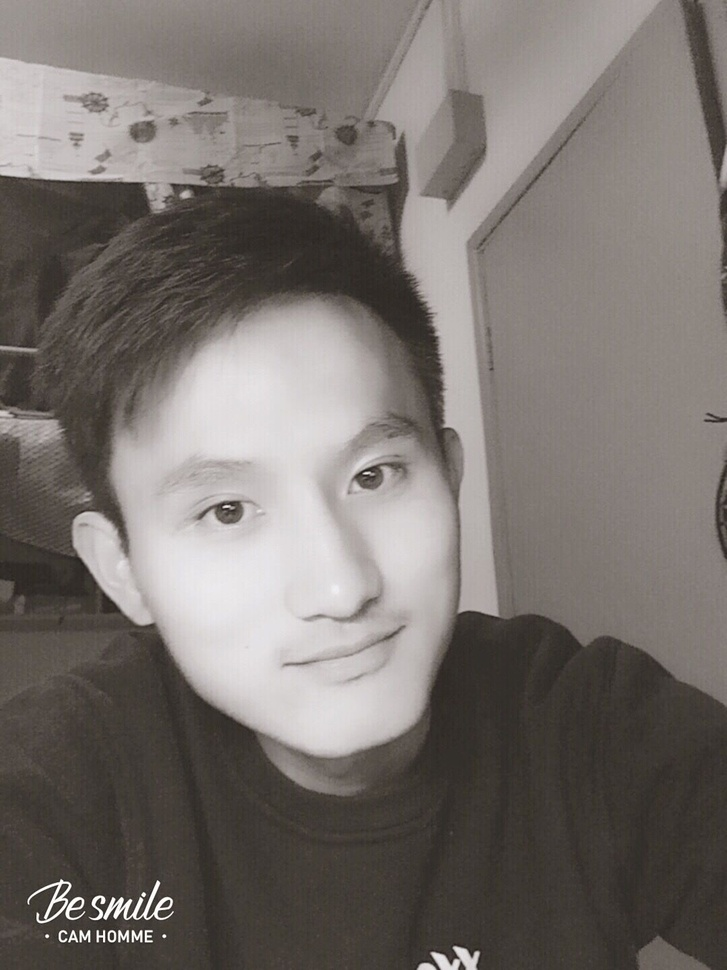
#> input picture src/homework/me.jpg, 727 x 970 px, shrunk from 1080 x 1440 before the run
$ python Test05.py   (older library calls are emulated)
#> lines starting #> are read from the running program, lines starting #| are printed output that depends on the picture; after the words box and inside, x2 and y2 are one past the last pixel; in counts of white or black regions, pixels touching at a corner belong together
import cv2
import  numpy as np
def cutImage(sourceDir):
        # 读取图片
#> called with sourceDir = 'me.jpg'
        img = cv2.imread(sourceDir)
#> img is the input picture: shape (970, 727, 3); mean B, G, R 108.9, 113, 119.2
        # 灰度化
        gray = cv2.cvtColor(img, cv2.COLOR_BGR2GRAY)
        # 高斯模糊处理:去噪(效果最好)
        blur = cv2.GaussianBlur(gray, (9, 9), 0)
        # Sobel计算XY方向梯度
        gradX = cv2.Sobel(gray, ddepth=cv2.CV_32F, dx=1, dy=0)
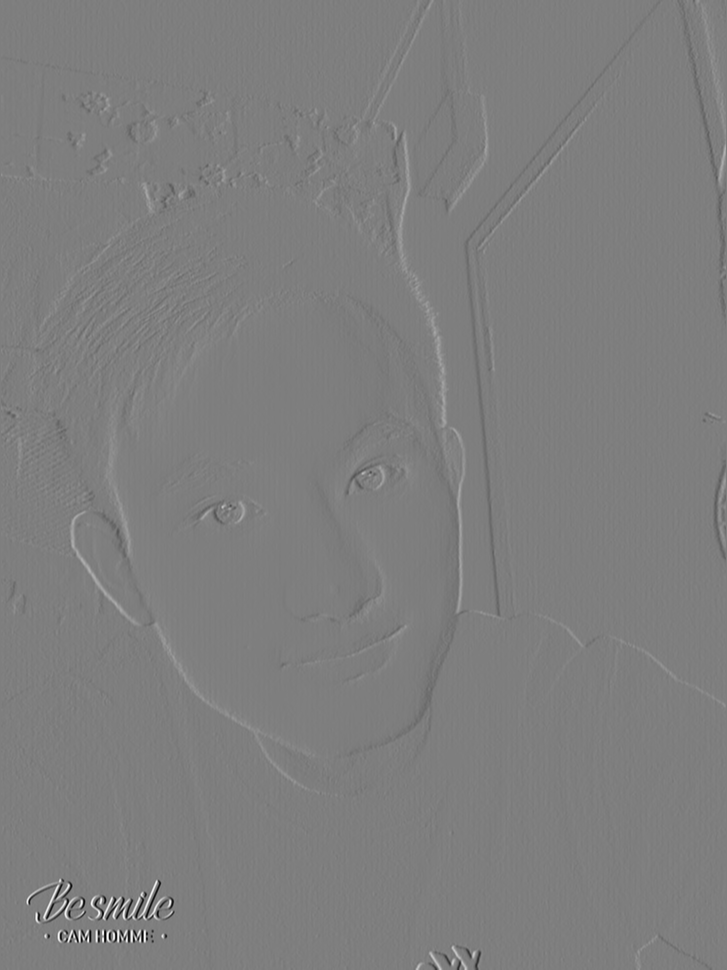
#> gradX: shape (970, 727) float32; min -892, max 904, mean 0; drawn with min black and max white
        gradY = cv2.Sobel(gray, ddepth=cv2.CV_32F, dx=0, dy=1)
        # 计算梯度差
        gradient = cv2.subtract(gradX, gradY)
        # 绝对值
        gradient = cv2.convertScaleAbs(gradient)
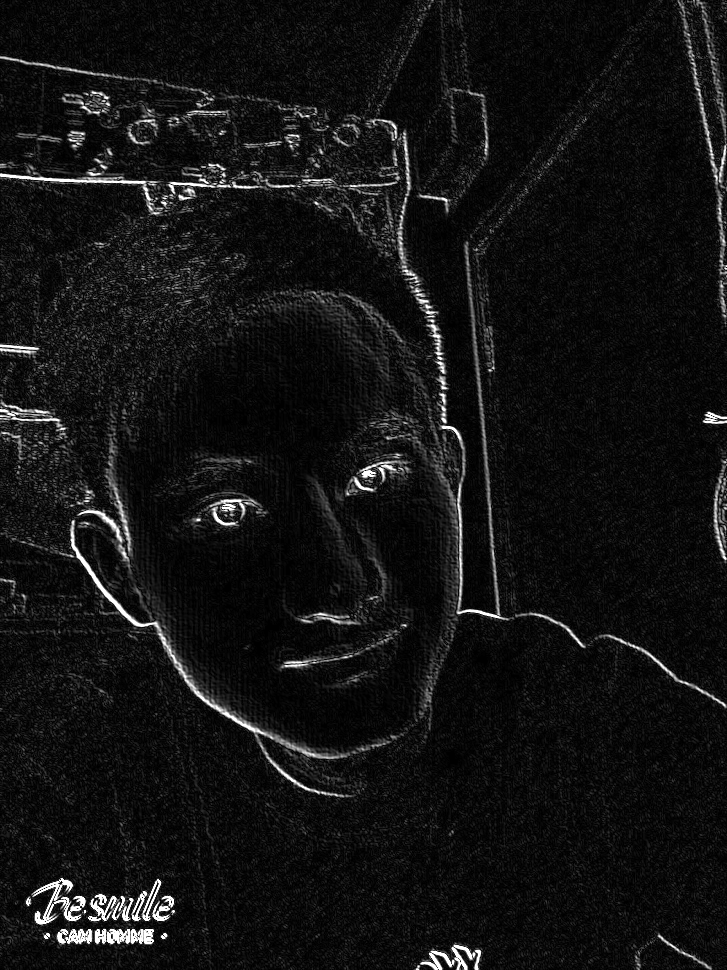
#> gradient: shape (970, 727); min 0, max 255, mean 19.1
        # 高斯模糊处理:去噪(效果最好)
        blured = cv2.GaussianBlur(gradient, (9, 9), 0)
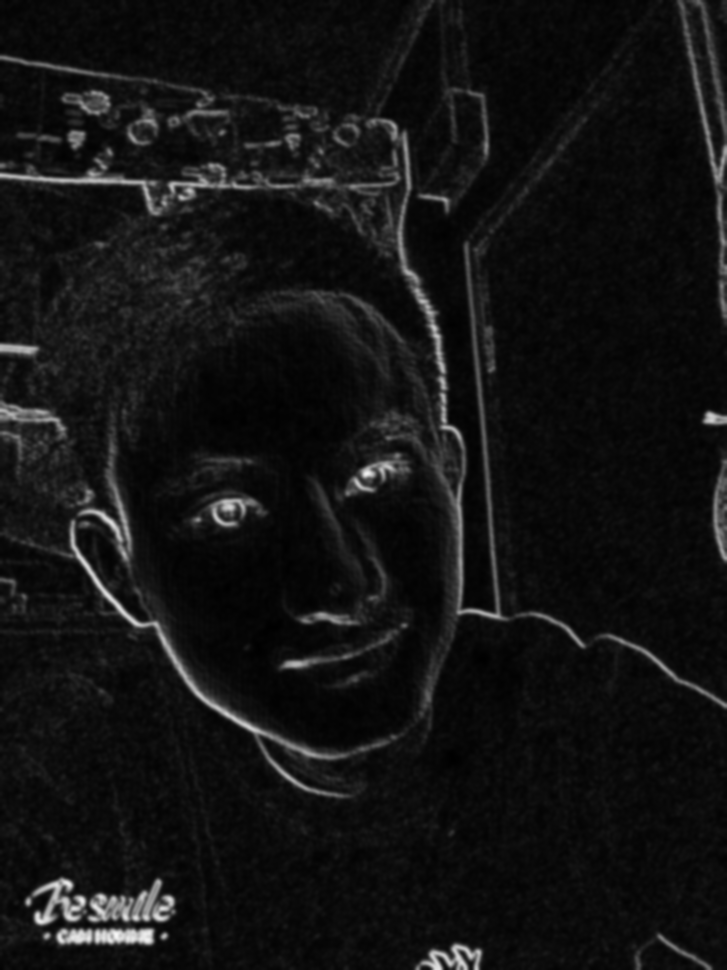
#> blured: shape (970, 727); min 0, max 247, mean 19.1
        # 二值化
        _ , dst = cv2.threshold(blured, 90, 255, cv2.THRESH_BINARY)
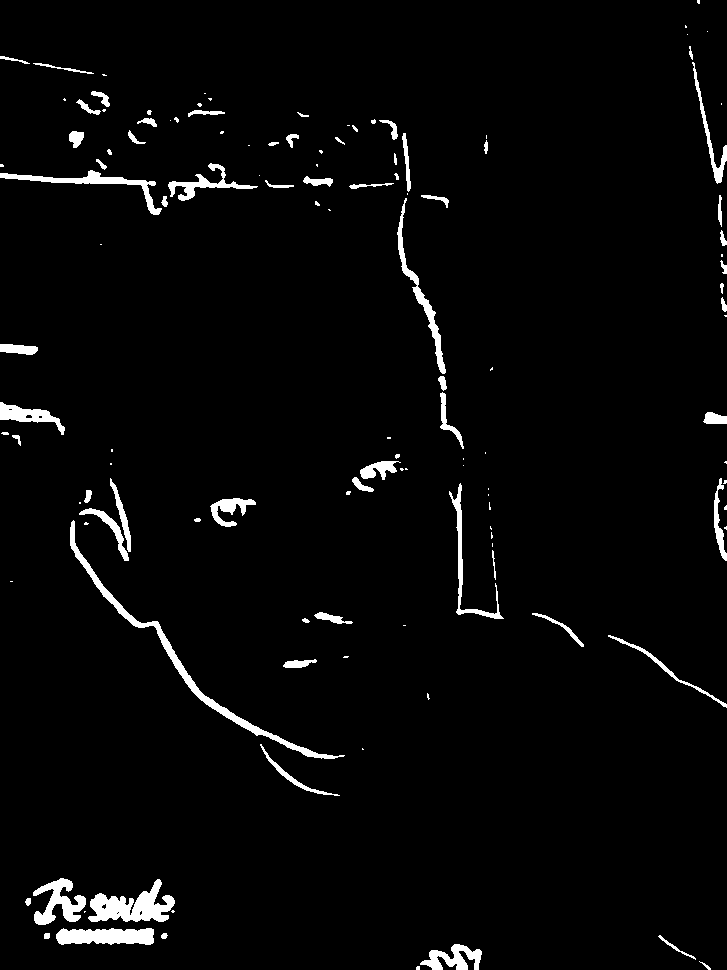
#> dst: shape (970, 727); 3% white; 128 white regions (60 under 20 px), largest, box (x1, y1, x2, y2) and area: (70, 520, 345, 759) 2370, (88, 879, 175, 922) 1905, (56, 928, 154, 945) 1381
        # 滑动窗口
        kernel = cv2.getStructuringElement(cv2.MORPH_ELLIPSE, (107, 76))
        # 形态学处理:形态闭处理(腐蚀)
        closed = cv2.morphologyEx(dst, cv2.MORPH_CLOSE, kernel)
#> closed: shape (970, 727); 13.7% white; 10 white regions (3 under 20 px), largest, box (x1, y1, x2, y2) and area: (0, 57, 727, 708) 53533, (0, 345, 404, 796) 22733, (0, 879, 175, 970) 10743
        # 腐蚀与膨胀迭代
        closed = cv2.erode(closed, None, iterations=4)
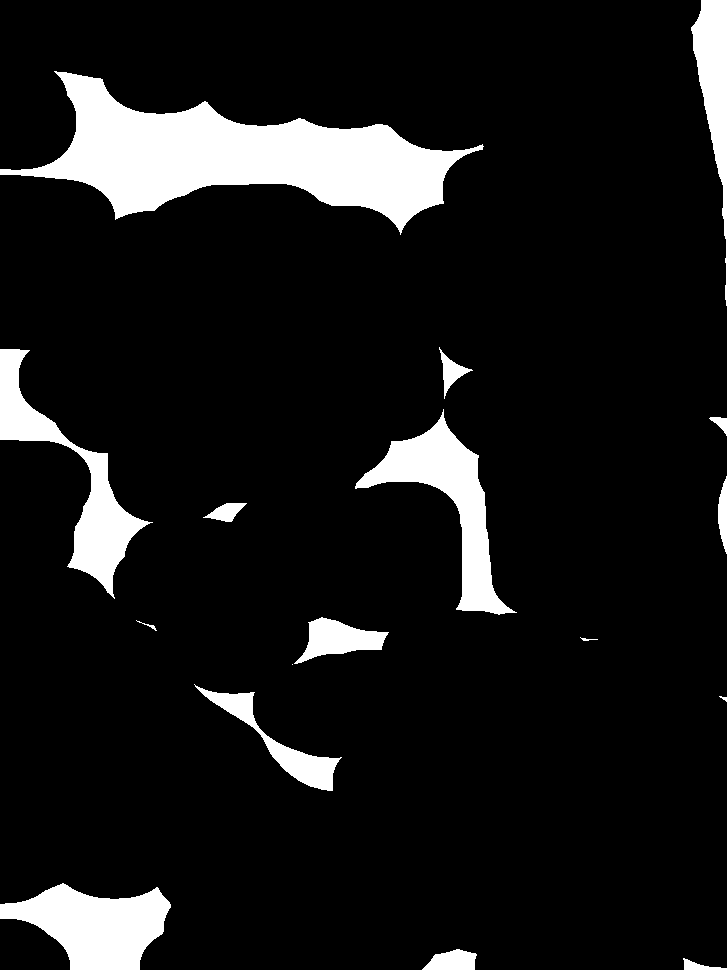
#> closed: shape (970, 727); 9.9% white; 17 white regions (1 under 20 px), largest, box (x1, y1, x2, y2) and area: (0, 71, 484, 235) 31617, (0, 883, 171, 970) 8904, (355, 409, 517, 615) 8861
        closed = cv2.dilate(closed, None, iterations=4)
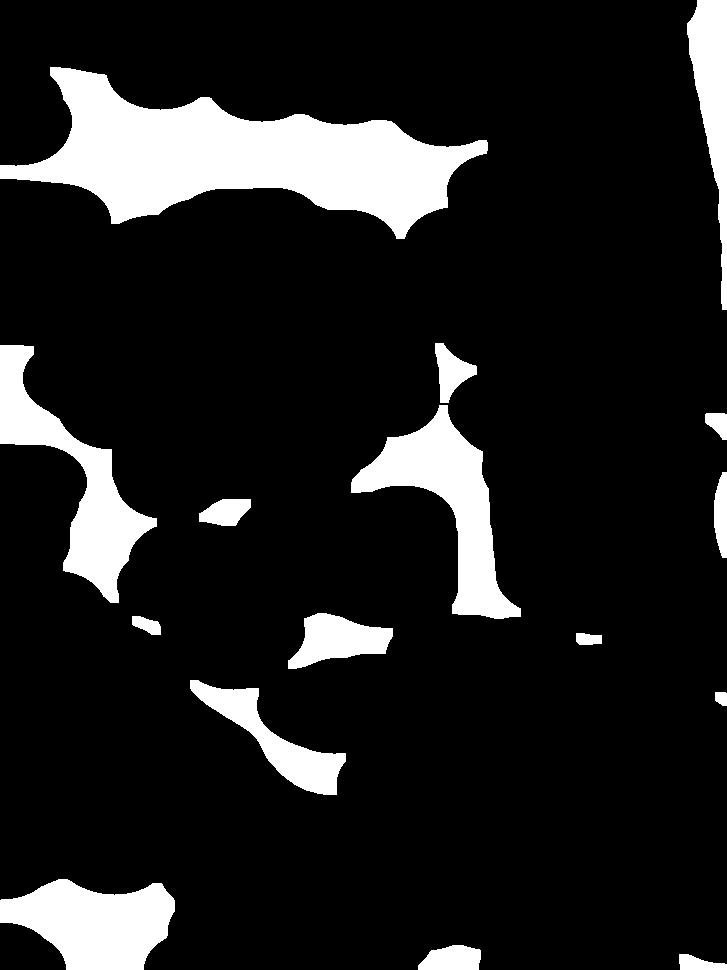
#> closed: shape (970, 727); 13.1% white; 16 white regions
        # 获取轮廓
        cnts, _ = cv2.findContours(closed.copy(), cv2.RETR_LIST, cv2.CHAIN_APPROX_SIMPLE)
#> cnts = 16 contours; largest, box (x1, y1, x2, y2) and area: (0, 67, 488, 239) 36975, (351, 405, 521, 619) 11670, (0, 345, 157, 603) 11152, (0, 879, 175, 970) 10510, (687, 0, 727, 310) 5632
        c = sorted(cnts, key=cv2.contourArea, reverse=True)[0]
#> c = contour of 470 points, box (x1, y1, x2, y2) (0, 67, 488, 239), area 36975
        rect = cv2.minAreaRect(c)
#> rect = ((241.4, 170.3), (146.3, 478.1), -80.66)
        box = np.int0(cv2.boxPoints(rect))
#> box = [[465, 281], [-6, 203], [17, 59], [489, 136]]
        draw_img = cv2.drawContours(img.copy(), [box], -1, (0, 0, 255), 3)
        cv2.namedWindow("Box", cv2.WINDOW_NORMAL)
        cv2.imshow("Box", draw_img)
        cv2.waitKey(0)


sourceDir = "me.jpg"
cutImage(sourceDir)

$ run again, with src/homework/qi.jpg copied over src/homework/me.jpg
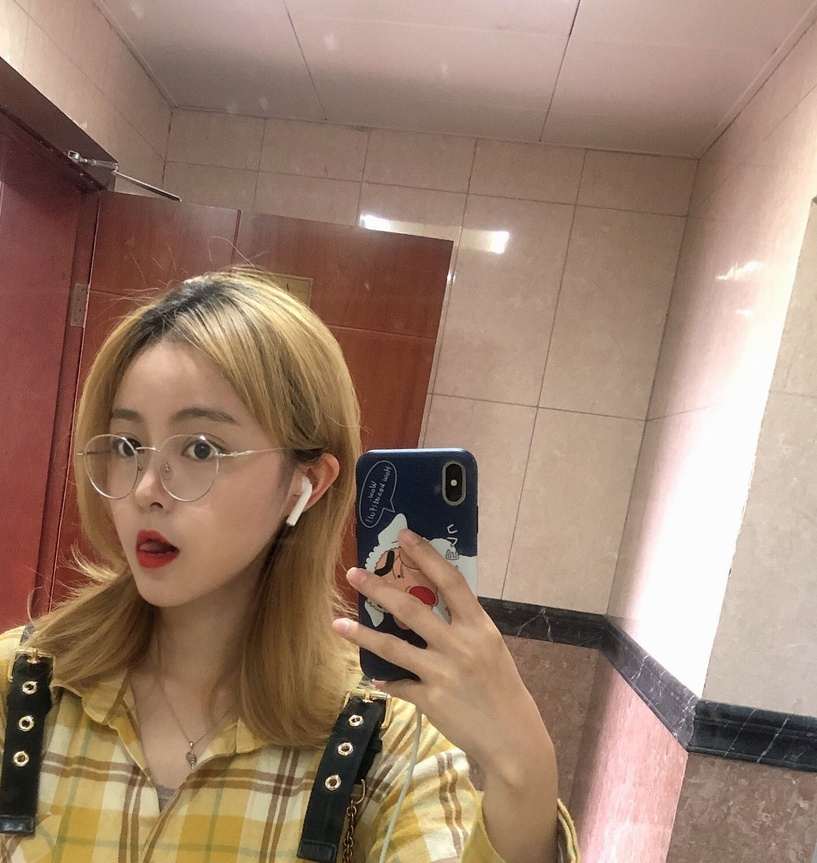
#> input picture src/homework/qi.jpg, 817 x 863 px, shrunk from 1415 x 1495 before the run
#> in cutImage, img is the input picture: shape (863, 817, 3); mean B, G, R 110, 128.4, 156.4
#> in cutImage, `_ , dst = cv2.threshold(blured, 90, 255, cv2.THRESH_BINARY)`:
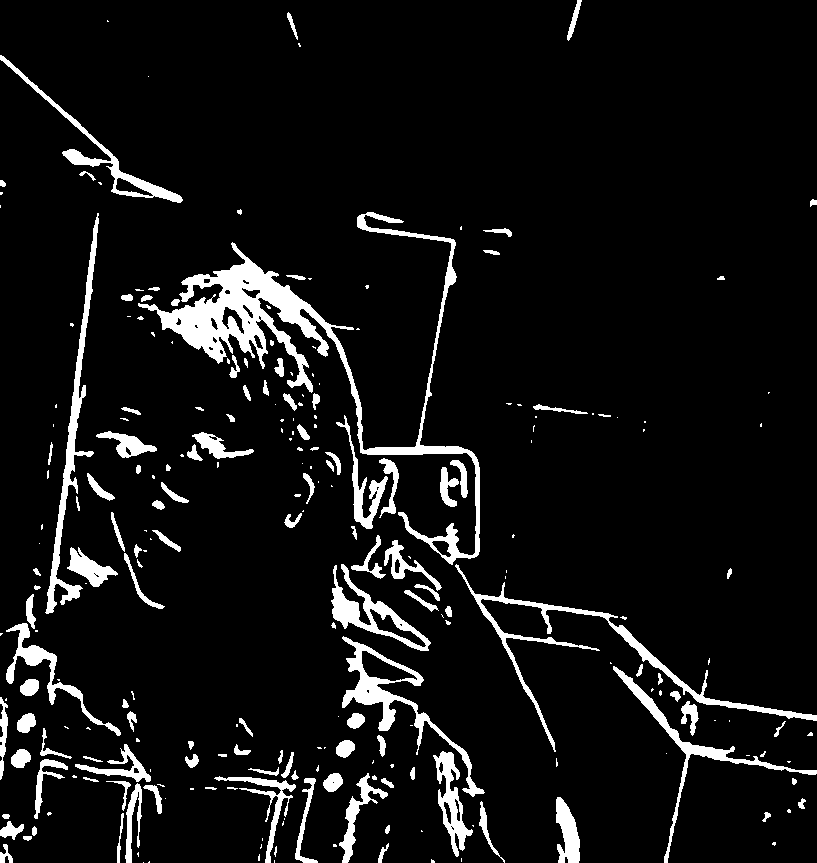
#> dst: shape (863, 817); 7.5% white; 247 white regions (121 under 20 px), largest, box (x1, y1, x2, y2) and area: (138, 212, 480, 565) 12824, (455, 564, 817, 752) 3522, (45, 213, 99, 614) 3039
#> in cutImage, `closed = cv2.dilate(closed, None, iterations=4)`:
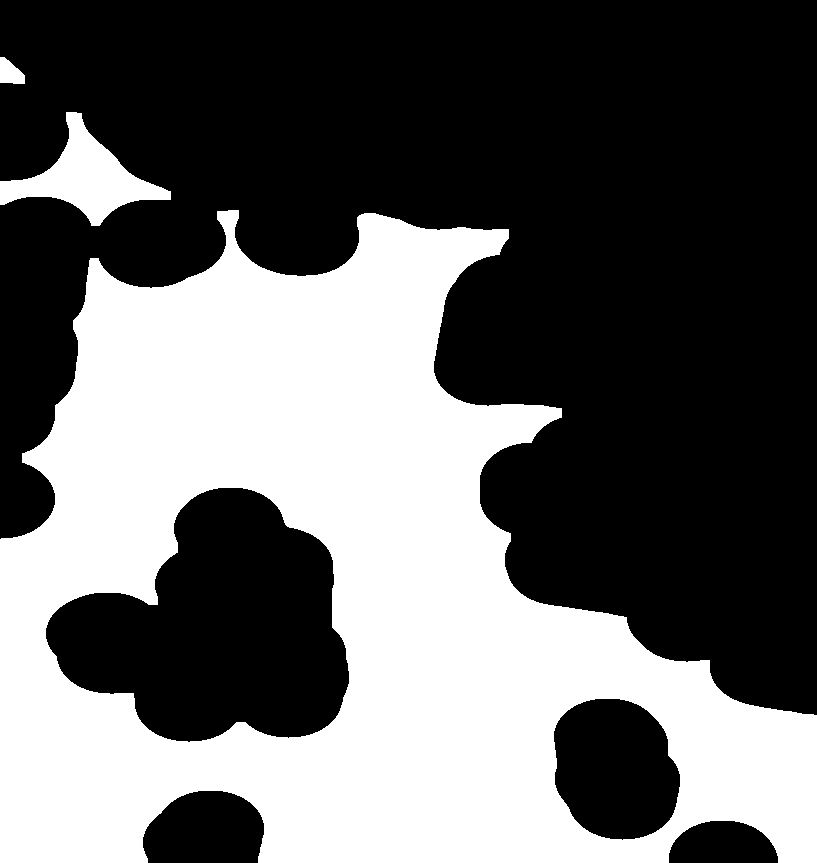
#> closed: shape (863, 817); 39.7% white; 3 white regions
#> cnts = 5 contours; box (x1, y1, x2, y2) and area: (0, 210, 817, 863) 334840, (45, 487, 350, 743) 50360, (553, 698, 681, 841) 14350, (0, 112, 171, 226) 6842, (0, 57, 25, 84) 436
#> c = contour of 871 points, box (x1, y1, x2, y2) (0, 210, 817, 863), area 334840
#> rect = ((408, 536), (652, 816), -90)
#> box = [[816, 862], [0, 862], [0, 210], [816, 210]]
